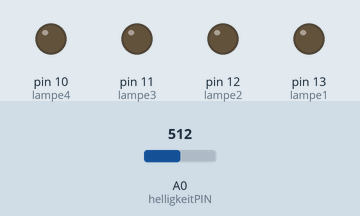
Simulated run of this sketch. Board: Arduino Uno, built with avr-gcc and run on an emulated ATmega328P. On the bench: output pins drawn as LEDs (lit = HIGH). The inputs (shaded band) are chosen by the test bench; at power-on: A0 (helligkeitPIN) = 512.

Above: at 1.2 s.
1.3 s: A0 (helligkeitPIN) set to 462
2.8 s: A0 (helligkeitPIN) set to 438
At 3.2 s:
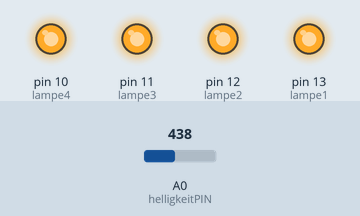
4.3 s: A0 (helligkeitPIN) set to 460
At 7.1 s:
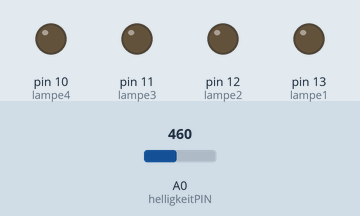
7.3 s: A0 (helligkeitPIN) set to 440
At 7.9 s:
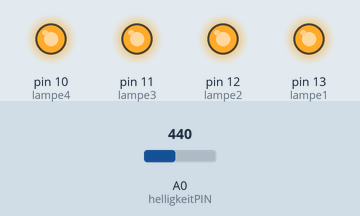
Timing chart, 0 to 9.8 s (numbered marks = the images above; inputs shaded):
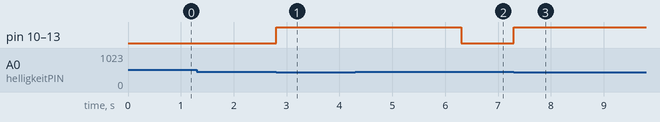

The sketch:

strassenbeleuchtung.ino
```cpp
int helligkeitPIN = A0;
int helligkeit = 0;

int lampe1 = 13;
int lampe2 = 12;
int lampe3 = 11;
int lampe4 = 10;

void setup() {
  //Serial.begin(9600);
  pinMode(lampe1, OUTPUT);
  pinMode(lampe2, OUTPUT);
  pinMode(lampe3, OUTPUT);
  pinMode(lampe4, OUTPUT);
}

void loop() {
  helligkeit = analogRead(helligkeitPIN);
  if (helligkeit <= 450) {
    digitalWrite(lampe1, HIGH);
    digitalWrite(lampe2, HIGH);
    digitalWrite(lampe3, HIGH);
    digitalWrite(lampe4, HIGH);
    delay(3500);
  } else {
    digitalWrite(lampe1, LOW);
    digitalWrite(lampe2, LOW);
    digitalWrite(lampe3, LOW);
    digitalWrite(lampe4, LOW);
  }
  //Serial.println(helligkeit);
}
```

Measured:
- the behaviour switches between 451 and 450 on A0 (helligkeitPIN) (found by bisection; images 0 and 1)
- after the input at 1.3 s, every drawn part: stays the same
- after the input at 2.8 s, pin 10 (lampe4), pin 11 (lampe3), pin 12 (lampe2), pin 13 (lampe1): LOW → HIGH at once
- after the input at 4.3 s, pin 10 (lampe4), pin 11 (lampe3), pin 12 (lampe2), pin 13 (lampe1): HIGH → LOW after 2.0 s
- after the input at 7.3 s, pin 10 (lampe4), pin 11 (lampe3), pin 12 (lampe2), pin 13 (lampe1): LOW → HIGH at once
